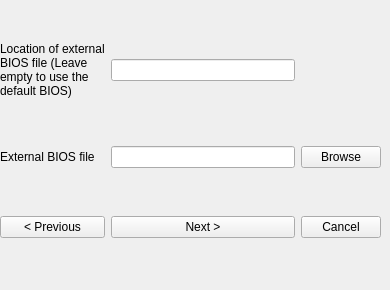
   <widget class="QWidget" name="page_8">
    <widget class="QWidget" name="gridLayoutWidget_8">
     <property name="geometry">
      <rect>
       <x>0</x>
       <y>0</y>
       <width>381</width>
       <height>281</height>
      </rect>
     </property>
     <layout class="QGridLayout" name="gridLayout_8">
      <item row="2" column="2">
       <widget class="QPushButton" name="pushButton_23">
        <property name="text">
         <string>Cancel</string>
        </property>
       </widget>
      </item>
      <item row="2" column="1">
       <widget class="QPushButton" name="pushButton_24">
        <property name="text">
         <string>Next &gt;</string>
        </property>
       </widget>
      </item>
      <item row="0" column="1">
       <widget class="QLineEdit" name="lineEdit_3"/>
      </item>
      <item row="2" column="0">
       <widget class="QPushButton" name="pushButton_25">
        <property name="text">
         <string>&lt; Previous</string>
        </property>
       </widget>
      </item>
      <item row="1" column="0">
       <widget class="QLabel" name="label_32">
        <property name="text">
         <string>External BIOS file</string>
        </property>
       </widget>
      </item>
      <item row="1" column="1">
       <widget class="QLineEdit" name="lineEdit_8"/>
      </item>
      <item row="1" column="2">
       <widget class="QPushButton" name="pushButton_36">
        <property name="text">
         <string>Browse</string>
        </property>
       </widget>
      </item>
      <item row="0" column="0">
       <widget class="QLabel" name="label_19">
        <property name="text">
         <string>Location of external
BIOS file (Leave
empty to use the
default BIOS)</string>
        </property>
        <property name="wordWrap">
         <bool>true</bool>
        </property>
       </widget>
      </item>
     </layout>
    </widget>
   </widget>
